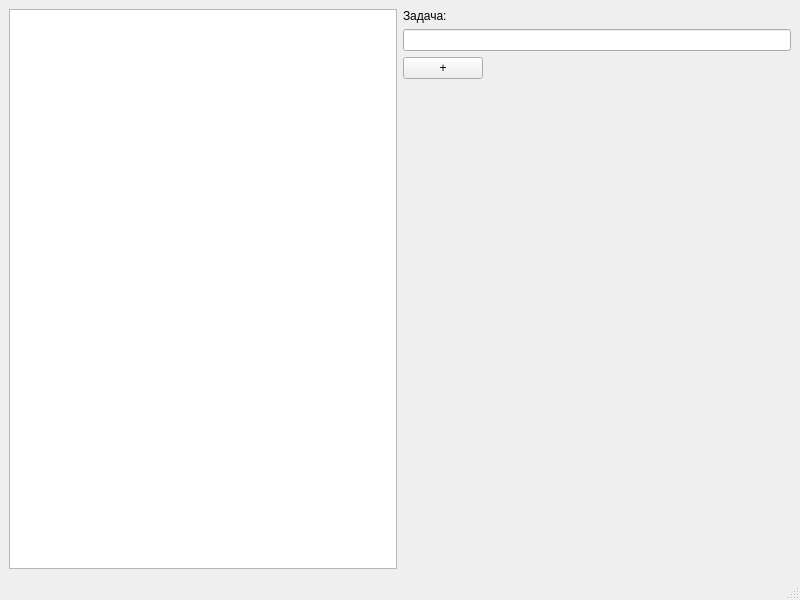
<?xml version="1.0" encoding="UTF-8"?>
<ui version="4.0">
 <class>MainWindow</class>
 <widget class="QMainWindow" name="MainWindow">
  <property name="geometry">
   <rect>
    <x>0</x>
    <y>0</y>
    <width>800</width>
    <height>600</height>
   </rect>
  </property>
  <property name="windowTitle">
   <string>MainWindow</string>
  </property>
  <widget class="QWidget" name="centralwidget">
   <layout class="QHBoxLayout" name="horizontalLayout">
    <item>
     <widget class="QListWidget" name="taskList"/>
    </item>
    <item>
     <layout class="QVBoxLayout" name="verticalLayout">
      <item>
       <widget class="QLabel" name="taskLabel">
        <property name="text">
         <string>Задача:</string>
        </property>
       </widget>
      </item>
      <item>
       <widget class="QLineEdit" name="newTaskName"/>
      </item>
      <item>
       <widget class="QPushButton" name="addTaskButton">
        <property name="sizePolicy">
         <sizepolicy hsizetype="Fixed" vsizetype="Fixed">
          <horstretch>0</horstretch>
          <verstretch>0</verstretch>
         </sizepolicy>
        </property>
        <property name="text">
         <string>+</string>
        </property>
       </widget>
      </item>
      <item>
       <widget class="QLabel" name="label">
        <property name="text">
         <string/>
        </property>
        <property name="pixmap">
         <pixmap resource="resources.qrc">:/images/images/10.png</pixmap>
        </property>
       </widget>
      </item>
      <item>
       <spacer name="verticalSpacer">
        <property name="orientation">
         <enum>Qt::Vertical</enum>
        </property>
        <property name="sizeHint" stdset="0">
         <size>
          <width>20</width>
          <height>40</height>
         </size>
        </property>
       </spacer>
      </item>
     </layout>
    </item>
   </layout>
  </widget>
  <widget class="QMenuBar" name="menubar">
   <property name="geometry">
    <rect>
     <x>0</x>
     <y>0</y>
     <width>800</width>
     <height>26</height>
    </rect>
   </property>
  </widget>
  <widget class="QStatusBar" name="statusbar"/>
 </widget>
 <resources>
  <include location="resources.qrc"/>
 </resources>
 <connections/>
</ui>
